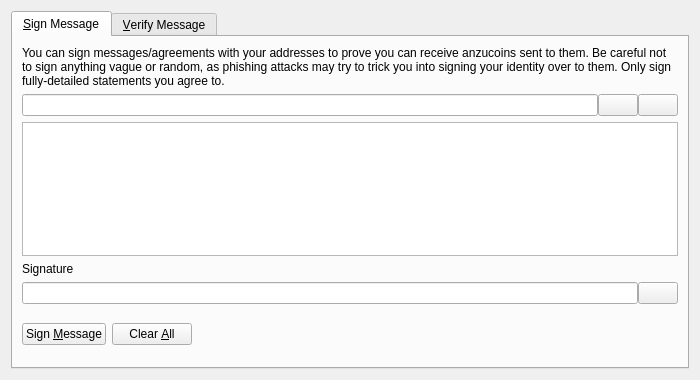
<?xml version="1.0" encoding="UTF-8"?>
<ui version="4.0">
 <class>SignVerifyMessageDialog</class>
 <widget class="QDialog" name="SignVerifyMessageDialog">
  <property name="geometry">
   <rect>
    <x>0</x>
    <y>0</y>
    <width>700</width>
    <height>380</height>
   </rect>
  </property>
  <property name="windowTitle">
   <string>Signatures - Sign / Verify a Message</string>
  </property>
  <property name="modal">
   <bool>true</bool>
  </property>
  <layout class="QVBoxLayout" name="verticalLayout">
   <item>
    <widget class="QTabWidget" name="tabWidget">
     <property name="currentIndex">
      <number>0</number>
     </property>
     <widget class="QWidget" name="tabSignMessage">
      <attribute name="title">
       <string>&amp;Sign Message</string>
      </attribute>
      <layout class="QVBoxLayout" name="verticalLayout_SM">
       <item>
        <widget class="QLabel" name="infoLabel_SM">
         <property name="text">
          <string>You can sign messages/agreements with your addresses to prove you can receive anzucoins sent to them. Be careful not to sign anything vague or random, as phishing attacks may try to trick you into signing your identity over to them. Only sign fully-detailed statements you agree to.</string>
         </property>
         <property name="textFormat">
          <enum>Qt::PlainText</enum>
         </property>
         <property name="wordWrap">
          <bool>true</bool>
         </property>
        </widget>
       </item>
       <item>
        <layout class="QHBoxLayout" name="horizontalLayout_1_SM">
         <property name="spacing">
          <number>0</number>
         </property>
         <item>
          <widget class="QValidatedLineEdit" name="addressIn_SM">
           <property name="toolTip">
            <string>The Anzucoin address to sign the message with</string>
           </property>
          </widget>
         </item>
         <item>
          <widget class="QPushButton" name="addressBookButton_SM">
           <property name="toolTip">
            <string>Choose previously used address</string>
           </property>
           <property name="text">
            <string/>
           </property>
           <property name="icon">
            <iconset resource="../bitcoin.qrc">
             <normaloff>:/icons/address-book</normaloff>:/icons/address-book</iconset>
           </property>
           <property name="shortcut">
            <string>Alt+A</string>
           </property>
           <property name="autoDefault">
            <bool>false</bool>
           </property>
          </widget>
         </item>
         <item>
          <widget class="QPushButton" name="pasteButton_SM">
           <property name="toolTip">
            <string>Paste address from clipboard</string>
           </property>
           <property name="text">
            <string/>
           </property>
           <property name="icon">
            <iconset resource="../bitcoin.qrc">
             <normaloff>:/icons/editpaste</normaloff>:/icons/editpaste</iconset>
           </property>
           <property name="shortcut">
            <string>Alt+P</string>
           </property>
           <property name="autoDefault">
            <bool>false</bool>
           </property>
          </widget>
         </item>
        </layout>
       </item>
       <item>
        <widget class="QPlainTextEdit" name="messageIn_SM">
         <property name="toolTip">
          <string>Enter the message you want to sign here</string>
         </property>
        </widget>
       </item>
       <item>
        <widget class="QLabel" name="signatureLabel_SM">
         <property name="text">
          <string>Signature</string>
         </property>
         <property name="textFormat">
          <enum>Qt::PlainText</enum>
         </property>
        </widget>
       </item>
       <item>
        <layout class="QHBoxLayout" name="horizontalLayout_2_SM">
         <property name="spacing">
          <number>0</number>
         </property>
         <item>
          <widget class="QLineEdit" name="signatureOut_SM">
           <property name="font">
            <font>
             <italic>true</italic>
            </font>
           </property>
           <property name="readOnly">
            <bool>true</bool>
           </property>
          </widget>
         </item>
         <item>
          <widget class="QPushButton" name="copySignatureButton_SM">
           <property name="toolTip">
            <string>Copy the current signature to the system clipboard</string>
           </property>
           <property name="text">
            <string/>
           </property>
           <property name="icon">
            <iconset resource="../bitcoin.qrc">
             <normaloff>:/icons/editcopy</normaloff>:/icons/editcopy</iconset>
           </property>
           <property name="autoDefault">
            <bool>false</bool>
           </property>
          </widget>
         </item>
        </layout>
       </item>
       <item>
        <layout class="QHBoxLayout" name="horizontalLayout_3_SM">
         <item>
          <widget class="QPushButton" name="signMessageButton_SM">
           <property name="toolTip">
            <string>Sign the message to prove you own this Anzucoin address</string>
           </property>
           <property name="text">
            <string>Sign &amp;Message</string>
           </property>
           <property name="icon">
            <iconset resource="../bitcoin.qrc">
             <normaloff>:/icons/edit</normaloff>:/icons/edit</iconset>
           </property>
           <property name="autoDefault">
            <bool>false</bool>
           </property>
          </widget>
         </item>
         <item>
          <widget class="QPushButton" name="clearButton_SM">
           <property name="toolTip">
            <string>Reset all sign message fields</string>
           </property>
           <property name="text">
            <string>Clear &amp;All</string>
           </property>
           <property name="icon">
            <iconset resource="../bitcoin.qrc">
             <normaloff>:/icons/remove</normaloff>:/icons/remove</iconset>
           </property>
           <property name="autoDefault">
            <bool>false</bool>
           </property>
          </widget>
         </item>
         <item>
          <spacer name="horizontalSpacer_1_SM">
           <property name="orientation">
            <enum>Qt::Horizontal</enum>
           </property>
           <property name="sizeHint" stdset="0">
            <size>
             <width>40</width>
             <height>48</height>
            </size>
           </property>
          </spacer>
         </item>
         <item>
          <widget class="QLabel" name="statusLabel_SM">
           <property name="font">
            <font>
             <weight>75</weight>
             <bold>true</bold>
            </font>
           </property>
           <property name="text">
            <string/>
           </property>
           <property name="wordWrap">
            <bool>true</bool>
           </property>
          </widget>
         </item>
         <item>
          <spacer name="horizontalSpacer_2_SM">
           <property name="orientation">
            <enum>Qt::Horizontal</enum>
           </property>
           <property name="sizeHint" stdset="0">
            <size>
             <width>40</width>
             <height>48</height>
            </size>
           </property>
          </spacer>
         </item>
        </layout>
       </item>
      </layout>
     </widget>
     <widget class="QWidget" name="tabVerifyMessage">
      <attribute name="title">
       <string>&amp;Verify Message</string>
      </attribute>
      <layout class="QVBoxLayout" name="verticalLayout_VM">
       <item>
        <widget class="QLabel" name="infoLabel_VM">
         <property name="text">
          <string>Enter the receiver's address, message (ensure you copy line breaks, spaces, tabs, etc. exactly) and signature below to verify the message. Be careful not to read more into the signature than what is in the signed message itself, to avoid being tricked by a man-in-the-middle attack. Note that this only proves the signing party receives with the address, it cannot prove sendership of any transaction!</string>
         </property>
         <property name="textFormat">
          <enum>Qt::PlainText</enum>
         </property>
         <property name="alignment">
          <set>Qt::AlignLeading|Qt::AlignLeft|Qt::AlignTop</set>
         </property>
         <property name="wordWrap">
          <bool>true</bool>
         </property>
        </widget>
       </item>
       <item>
        <layout class="QHBoxLayout" name="horizontalLayout_1_VM">
         <property name="spacing">
          <number>0</number>
         </property>
         <item>
          <widget class="QValidatedLineEdit" name="addressIn_VM">
           <property name="toolTip">
            <string>The Anzucoin address the message was signed with</string>
           </property>
          </widget>
         </item>
         <item>
          <widget class="QPushButton" name="addressBookButton_VM">
           <property name="toolTip">
            <string>Choose previously used address</string>
           </property>
           <property name="text">
            <string/>
           </property>
           <property name="icon">
            <iconset resource="../bitcoin.qrc">
             <normaloff>:/icons/address-book</normaloff>:/icons/address-book</iconset>
           </property>
           <property name="shortcut">
            <string>Alt+A</string>
           </property>
           <property name="autoDefault">
            <bool>false</bool>
           </property>
          </widget>
         </item>
        </layout>
       </item>
       <item>
        <widget class="QPlainTextEdit" name="messageIn_VM"/>
       </item>
       <item>
        <widget class="QValidatedLineEdit" name="signatureIn_VM"/>
       </item>
       <item>
        <layout class="QHBoxLayout" name="horizontalLayout_2_VM">
         <item>
          <widget class="QPushButton" name="verifyMessageButton_VM">
           <property name="toolTip">
            <string>Verify the message to ensure it was signed with the specified Anzucoin address</string>
           </property>
           <property name="text">
            <string>Verify &amp;Message</string>
           </property>
           <property name="icon">
            <iconset resource="../bitcoin.qrc">
             <normaloff>:/icons/transaction_0</normaloff>:/icons/transaction_0</iconset>
           </property>
           <property name="autoDefault">
            <bool>false</bool>
           </property>
          </widget>
         </item>
         <item>
          <widget class="QPushButton" name="clearButton_VM">
           <property name="toolTip">
            <string>Reset all verify message fields</string>
           </property>
           <property name="text">
            <string>Clear &amp;All</string>
           </property>
           <property name="icon">
            <iconset resource="../bitcoin.qrc">
             <normaloff>:/icons/remove</normaloff>:/icons/remove</iconset>
           </property>
           <property name="autoDefault">
            <bool>false</bool>
           </property>
          </widget>
         </item>
         <item>
          <spacer name="horizontalSpacer_1_VM">
           <property name="orientation">
            <enum>Qt::Horizontal</enum>
           </property>
           <property name="sizeHint" stdset="0">
            <size>
             <width>40</width>
             <height>48</height>
            </size>
           </property>
          </spacer>
         </item>
         <item>
          <widget class="QLabel" name="statusLabel_VM">
           <property name="font">
            <font>
             <weight>75</weight>
             <bold>true</bold>
            </font>
           </property>
           <property name="text">
            <string/>
           </property>
           <property name="wordWrap">
            <bool>true</bool>
           </property>
          </widget>
         </item>
         <item>
          <spacer name="horizontalSpacer_2_VM">
           <property name="orientation">
            <enum>Qt::Horizontal</enum>
           </property>
           <property name="sizeHint" stdset="0">
            <size>
             <width>40</width>
             <height>48</height>
            </size>
           </property>
          </spacer>
         </item>
        </layout>
       </item>
      </layout>
     </widget>
    </widget>
   </item>
  </layout>
 </widget>
 <customwidgets>
  <customwidget>
   <class>QValidatedLineEdit</class>
   <extends>QLineEdit</extends>
   <header>qvalidatedlineedit.h</header>
  </customwidget>
 </customwidgets>
 <resources>
  <include location="../bitcoin.qrc"/>
 </resources>
 <connections/>
</ui>
